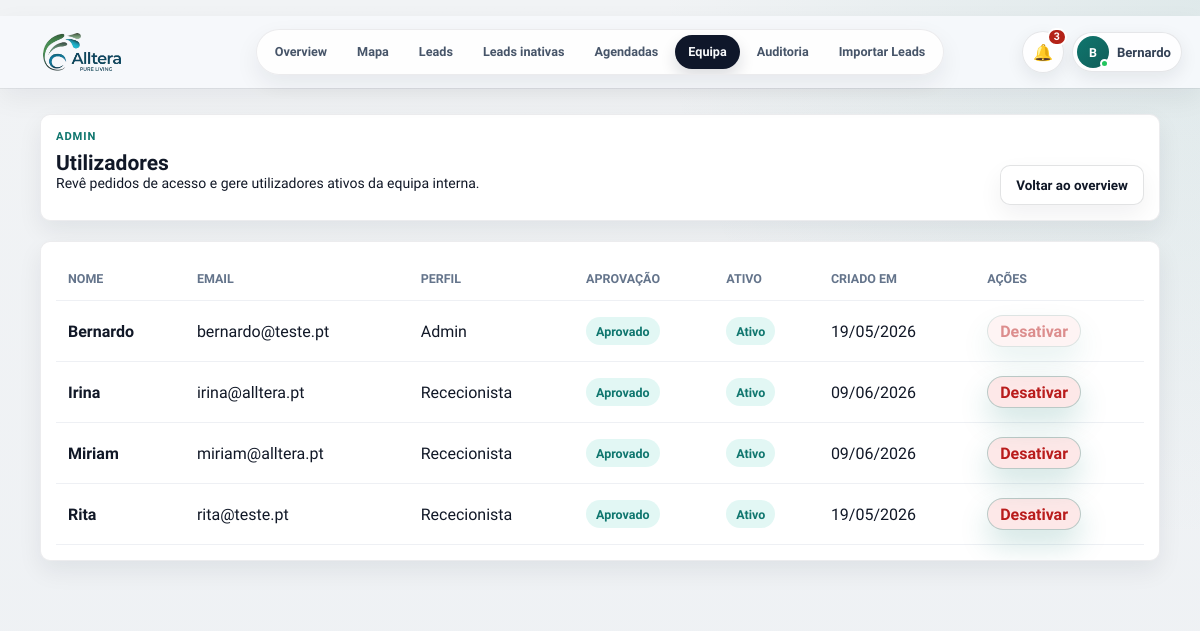
/admin/users (signed in), run on an earlier commit of the app's database.
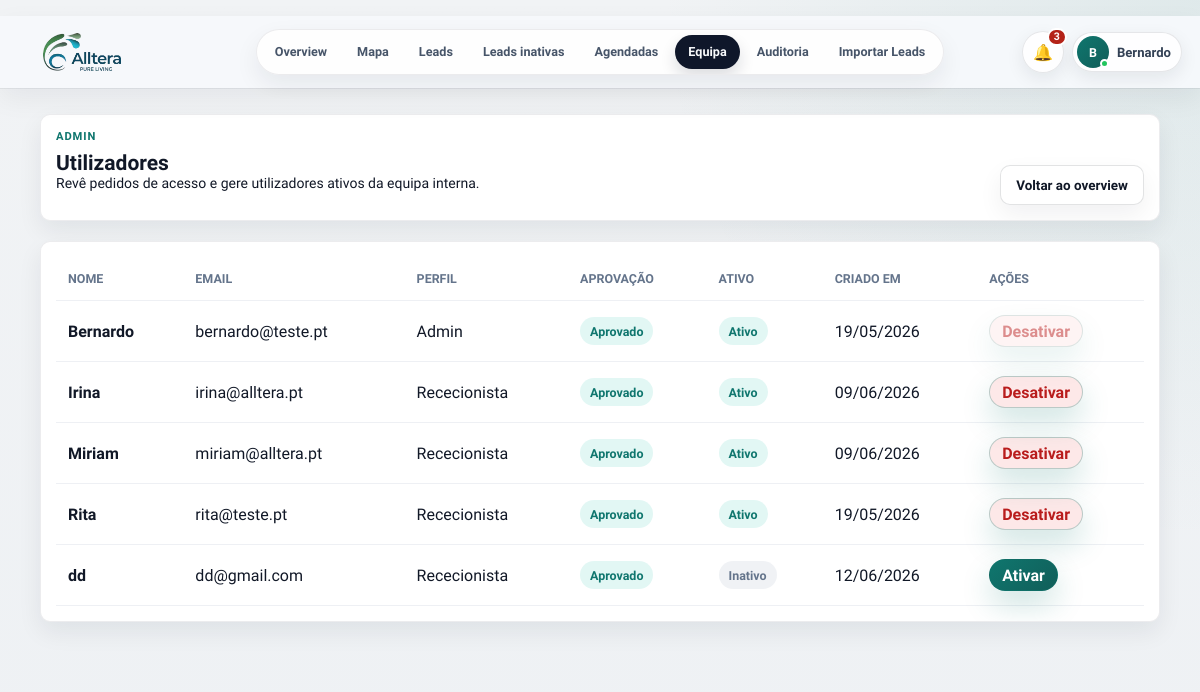
And on a later commit of the database.
### PlataformaApoioDecisaoComercial/models.py (models this page shows, shortened)
class User(UserMixin, db.Model):
    __tablename__ = "users"
    id = db.Column(db.Integer, primary_key=True)
    nome = db.Column(db.String(120), nullable=False)
    email = db.Column(db.String(160), nullable=False, unique=True, index=True)
    password_hash = db.Column(db.String(255), nullable=False)
    role = db.Column(db.String(40), nullable=False, default="comercial")
    ativo = db.Column(db.Boolean, nullable=False, default=True)
    approval_status = db.Column(db.String(20), nullable=False, default="approved")
    approved_at = db.Column(db.DateTime, nullable=True)
    approved_by_id = db.Column(db.Integer, nullable=True)
    created_at = db.Column(db.DateTime, default=datetime.utcnow)
    @property
    def is_active(self):
        return bool(self.ativo)
    historico = db.relationship("HistoricoLead", back_populates="user", lazy="dynamic")
    assigned_leads = db.relationship("Lead", back_populates="assigned_to", lazy="dynamic")

### PlataformaApoioDecisaoComercial/app.py (the view)
    @app.route("/admin/users")
    @login_required
    @admin_required
    def admin_users():
        users = User.query.order_by(
            case((User.approval_status == "pending", 0), else_=1),
            User.ativo.desc(),
            User.role.asc(),
            User.nome.asc(),
        ).all()
        return render_template("admin_users.html", users=users)

### PlataformaApoioDecisaoComercial/app.py (called while the page is built)
def role_required(*roles):
    def decorator(view):
        @wraps(view)
        def wrapped_view(*args, **kwargs):
            if not current_user.is_authenticated:
                return login_manager.unauthorized()
            if current_user.role not in roles:
                abort(403)
            return view(*args, **kwargs)
        return wrapped_view
    return decorator

def normalize_lookup(value):
    text = str(value or "").strip().lower()
    text = unicodedata.normalize("NFKD", text)
    return "".join(char for char in text if not unicodedata.combining(char))

def clean_text(value):
    return re.sub(r"\s+", " ", str(value or "").strip())

def parse_time_value(value):
    value = clean_text(value)
    if not value:
        return None
    match = re.fullmatch(r"([01]?\d|2[0-3]):([0-5]\d)(?::[0-5]\d)?", value)
    if not match:
        return None
    return f"{int(match.group(1)):02d}:{match.group(2)}"

def scheduled_time_label(lead):
    return parse_time_value(getattr(lead, "hora_reuniao", None)) or ""

def is_scheduled_lead(lead):
    if not lead or not lead.data_novo_contacto:
        return False
    state = normalize_legacy_state(lead.estado)
    text = normalize_lookup(" ".join([
        lead.estado or "",
        lead.classificacao_observacao or "",
        lead.observacoes or "",
        lead.observacoes_contacto or "",
        lead.motivo_classificacao or "",
    ]))
    if state in SCHEDULED_STATES:
        return True
    return any(token in text for token in [
        "voltar a ligar",
        "contactar mais tarde",
        "reagendada",
        "reagendar",
        "sem interesse para ja",
        "aguardar resposta",
        "ligar depois",
        "voltar a contactar",
    ])

def scheduled_badge_count():
    today = date.today()
    return (
        Lead.query.filter(
            Lead.data_novo_contacto.isnot(None),
            Lead.data_novo_contacto <= today,
            Lead.estado.in_(list(SCHEDULED_STATES)),
        ).count()
    )

def normalize_legacy_state(state):
    value = clean_text(state)
    mapping = {
        "Contactado": "Ligar de volta",
        "Reunião marcada": "Já tratado / no CRM",
        "ReuniÃ£o marcada": "Já tratado / no CRM",
        "Cliente existente": "Já tratado / no CRM",
        "Sem interesse definitivo": "Sem interesse",
    }
    return mapping.get(value, value)

### PlataformaApoioDecisaoComercial/templates/admin_users.html (shortened to what this page needs)
{% extends "base.html" %}
{% block content %}
<main class="page-shell admin-users-page">
    <section class="panel users-header">
        <div>
            <p class="eyebrow">Admin</p>
            <h1>Utilizadores</h1>
            <p>Revê pedidos de acesso e gere utilizadores ativos da equipa interna.</p>
        </div>
        <a class="button secondary" href="{{ url_for('admin_overview') }}">Voltar ao overview</a>
    </section>
    <section class="panel">
        <table class="users-table">
            <thead>
                <tr>
                    <th>Nome</th>
                    <th>Email</th>
                    <th>Perfil</th>
                    <th>Aprovação</th>
                    <th>Ativo</th>
                    <th>Criado em</th>
                    <th>Ações</th>
                </tr>
            </thead>
            <tbody>
                {% for user in users %}
                <tr>
                    <td><strong>{{ user.nome }}</strong></td>
                    <td>{{ user.email }}</td>
                    <td>{{ "Rececionista" if user.role == "comercial" else "Admin" }}</td>
                    <td>
                        <span class="status-pill {% if user.approval_status == 'pending' %}status-pill--pending{% elif user.approval_status == 'rejected' %}status-pill--rejected{% endif %}">
                            {% if user.approval_status == "pending" %}Pendente{% elif user.approval_status == "rejected" %}Rejeitado{% else %}Aprovado{% endif %}
                        </span>
                    </td>
                    <td>
                        <span class="status-pill {% if not user.ativo %}status-pill--off{% endif %}">
                            {{ "Ativo" if user.ativo else "Inativo" }}
                        </span>
                    </td>
                    <td>{{ user.created_at.strftime("%d/%m/%Y") if user.created_at else "-" }}</td>
                    <td>
                        <div class="user-actions">
                            {% if user.approval_status == "pending" %}
                            <form method="post" action="{{ url_for('admin_user_approval', user_id=user.id) }}">
                                <input type="hidden" name="action" value="approve">
                                <button type="submit">Aprovar</button>
                            </form>
                            <form method="post" action="{{ url_for('admin_user_approval', user_id=user.id) }}">
                                <input type="hidden" name="action" value="reject">
                                <button class="danger" type="submit">Rejeitar</button>
                            </form>
                            {% elif user.approval_status == "approved" and user.ativo %}
                            <form method="post" action="{{ url_for('admin_user_approval', user_id=user.id) }}">
                                <button class="danger" type="submit" {% if user.id == current_user.id %}disabled{% endif %}>Desativar</button>
                            </form>
                            {% elif user.approval_status == "approved" and not user.ativo %}
                            <form method="post" action="{{ url_for('admin_user_approval', user_id=user.id) }}">
                                <button type="submit">Ativar</button>
                            </form>
                            {% else %}
                            -
                            {% endif %}
                        </div>
                    </td>
                </tr>
                {% else %}
                <tr>
                    <td colspan="7">Ainda nao existem utilizadores.</td>
                </tr>
                {% endfor %}
            </tbody>
        </table>
    </section>
</main>
{% endblock %}

### PlataformaApoioDecisaoComercial/templates/base.html (shortened to what this page needs)
﻿<!doctype html>
<html lang="pt">
<head>
    <link rel="stylesheet" href="https://unpkg.com/leaflet@1.9.4/dist/leaflet.css">
    <link rel="stylesheet" href="{{ url_for('static', filename='css/styles.css') }}">
</head>
<body>
    <div class="app-shell">
        <header class="topbar topbar--minimal" id="appTopbar" aria-label="Barra superior">
            <a class="topnav-brand" href="{{ url_for('admin_overview') if current_user.is_authenticated and current_user.role == 'admin' else (url_for('mapa_leads') if current_user.is_authenticated else url_for('login')) }}" aria-label="Alltera">
                <span class="topnav-brand__logo" aria-hidden="true">
                    <img src="{{ url_for('static', filename='alltera-logo.png') }}" alt="">
                </span>
            </a>
            {% if current_user.is_authenticated %}
            <nav class="topnav-pill" aria-label="Navegação principal">
                {% if current_user.role == "admin" %}
                <a href="{{ url_for('admin_overview') }}" {% if request.endpoint == 'admin_overview' %}aria-current="page"{% endif %}>Overview</a>
                <a href="{{ url_for('mapa_leads') }}" {% if request.endpoint == 'mapa_leads' %}aria-current="page"{% endif %}>Mapa</a>
                <a href="{{ url_for('todas_leads') }}" {% if request.endpoint == 'todas_leads' %}aria-current="page"{% endif %}>Leads</a>
                <a href="{{ url_for('leads_inativas') }}" {% if request.endpoint == 'leads_inativas' %}aria-current="page"{% endif %}>Leads inativas</a>
                <a href="{{ url_for('agendadas') }}" {% if request.endpoint == 'agendadas' %}aria-current="page"{% endif %}>Agendadas</a>
                <a href="{{ url_for('admin_users') }}" {% if request.endpoint == 'admin_users' %}aria-current="page"{% endif %}>Equipa</a>
                <a href="{{ url_for('historico') }}" {% if request.endpoint == 'historico' %}aria-current="page"{% endif %}>Auditoria</a>
                <a href="{{ url_for('importar_leads') }}" {% if request.endpoint == 'importar_leads' %}aria-current="page"{% endif %}>Importar Leads</a>
                {% endif %}
            </nav>
            {% endif %}
            <div class="topbar__actions">
                {% if current_user.is_authenticated %}
                {% set display_name = current_user.nome or current_user.email %}
                {% set first_name = display_name.split()[0] %}
                <div class="notifications-menu" id="notificationsMenu">
                    <button class="notifications-trigger" id="notificationsButton" type="button" aria-haspopup="menu" aria-expanded="false" aria-controls="notificationsDropdown" title="Notificações operacionais">
                        <span aria-hidden="true">🔔</span>
                        {% if operational_notifications.count > 0 %}
                        <strong>{{ operational_notifications.count }}</strong>
                        {% endif %}
                    </button>
                </div>
                <div class="profile-menu" id="profileMenu">
                    <button class="profile-trigger" id="profileMenuButton" type="button" aria-haspopup="menu" aria-expanded="false" aria-controls="profileDropdown">
                        <span class="profile-avatar" aria-hidden="true">{{ display_name[:1]|upper }}<i></i></span>
                        <span class="profile-trigger__name">{{ first_name }}</span>
                    </button>
                </div>
                {% endif %}
            </div>
        </header>
        <div class="app-shell__content">
            {% block content %}{% endblock %}
        </div>
    </div>
    {% if current_user.is_authenticated %}
    <aside class="command-palette" id="commandPalette" aria-hidden="true">
    </aside>
    <aside class="global-lead-drawer" id="globalLeadDrawer" aria-hidden="true">
    </aside>
    {% endif %}
</body>
</html>

### PlataformaApoioDecisaoComercial/templates/admin_users.html (style rules this page uses)
.admin-users-page { display: grid; gap: 20px; }
.users-header { display: flex; align-items: flex-end; justify-content: space-between; gap: 18px; }
.users-header h1 { margin: 0; letter-spacing: 0; }
.users-table { width: 100%; border-collapse: collapse; }
.users-table th, .users-table td { text-align: left; padding: 14px 12px; border-bottom: 1px solid rgba(148, 163, 184, 0.16); vertical-align: middle; }
.users-table th { color: #64748b; font-size: 0.78rem; text-transform: uppercase; }
.status-pill { display: inline-flex; align-items: center; min-height: 28px; padding: 0 10px; border-radius: 999px; background: rgba(20, 184, 166, 0.12); color: #0f766e; font-weight: 800; font-size: 0.78rem; }
.status-pill--off { background: rgba(148, 163, 184, 0.14); color: #64748b; }
.user-actions { display: flex; flex-wrap: wrap; gap: 8px; }
.user-actions form { margin: 0; }
.user-actions button { min-height: 32px; border: 0; border-radius: 999px; padding: 0 12px; background: rgba(15, 118, 110, 0.12); color: #0f766e; font-weight: 800; cursor: pointer; }
.user-actions button.danger { background: rgba(239, 68, 68, 0.12); color: #b91c1c; }

What changed in the data, as far as the page shows it:
added User: nome "dd", email "dd@gmail.com", role "Rececionista", approval_status "Aprovado", ativo "Inativo", created_at "12/06/2026"
